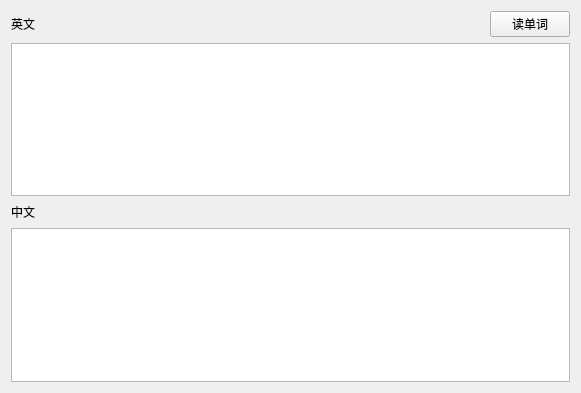
<?xml version="1.0" encoding="UTF-8"?>
<ui version="4.0">
 <class>ShowWord</class>
 <widget class="QWidget" name="ShowWord">
  <property name="geometry">
   <rect>
    <x>0</x>
    <y>0</y>
    <width>581</width>
    <height>393</height>
   </rect>
  </property>
  <property name="windowTitle">
   <string>Form</string>
  </property>
  <layout class="QVBoxLayout" name="verticalLayout">
   <item>
    <layout class="QHBoxLayout" name="horizontalLayout">
     <item>
      <widget class="QLabel" name="label">
       <property name="text">
        <string>英文</string>
       </property>
      </widget>
     </item>
     <item>
      <spacer name="horizontalSpacer">
       <property name="orientation">
        <enum>Qt::Horizontal</enum>
       </property>
       <property name="sizeHint" stdset="0">
        <size>
         <width>167</width>
         <height>20</height>
        </size>
       </property>
      </spacer>
     </item>
     <item>
      <widget class="QPushButton" name="pushButton">
       <property name="text">
        <string>读单词</string>
       </property>
      </widget>
     </item>
    </layout>
   </item>
   <item>
    <widget class="QTextEdit" name="textEdit">
     <property name="font">
      <font>
       <family>Arial Rounded MT Bold</family>
       <pointsize>14</pointsize>
      </font>
     </property>
    </widget>
   </item>
   <item>
    <layout class="QHBoxLayout" name="horizontalLayout_2">
     <item>
      <widget class="QLabel" name="label_2">
       <property name="text">
        <string>中文</string>
       </property>
      </widget>
     </item>
     <item>
      <spacer name="horizontalSpacer_2">
       <property name="orientation">
        <enum>Qt::Horizontal</enum>
       </property>
       <property name="sizeHint" stdset="0">
        <size>
         <width>167</width>
         <height>20</height>
        </size>
       </property>
      </spacer>
     </item>
    </layout>
   </item>
   <item>
    <widget class="QTextEdit" name="textEdit_2">
     <property name="font">
      <font>
       <family>Bahnschrift Light</family>
       <pointsize>16</pointsize>
      </font>
     </property>
    </widget>
   </item>
  </layout>
 </widget>
 <resources/>
 <connections/>
</ui>
